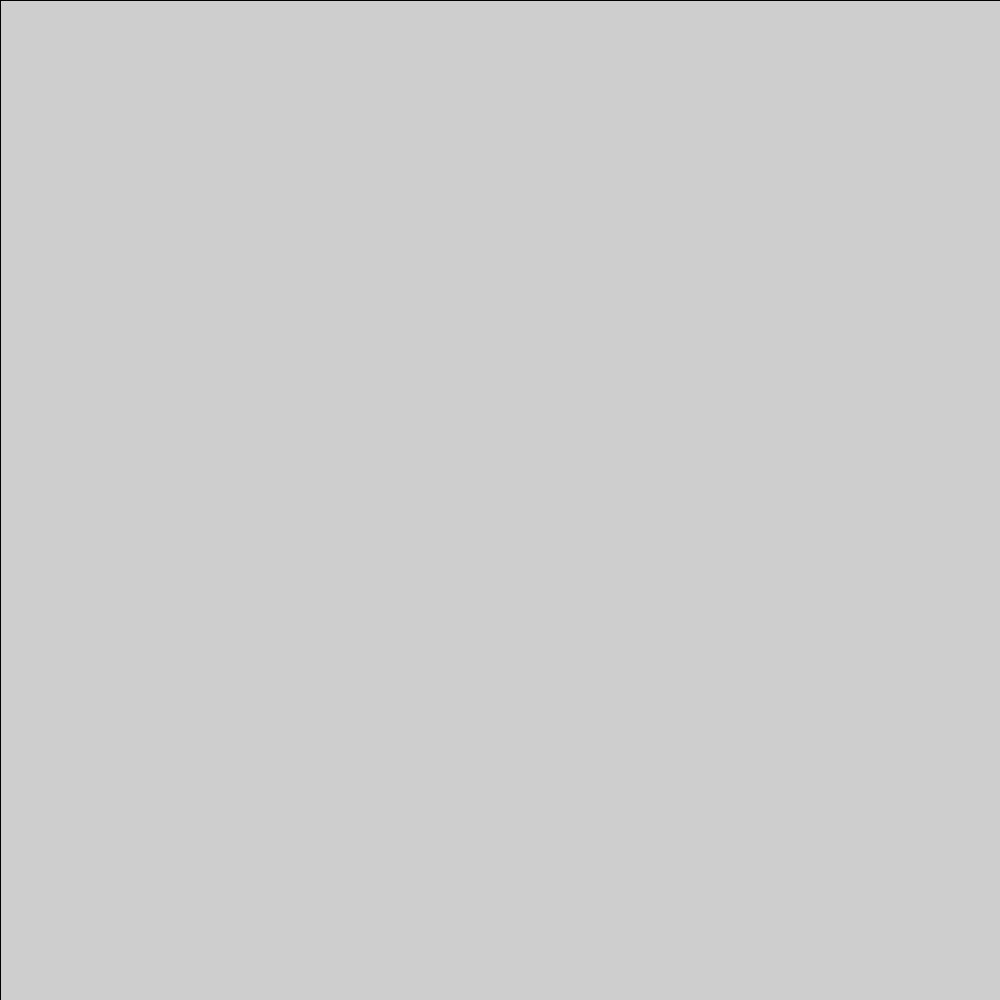
Frame 1 (no input)
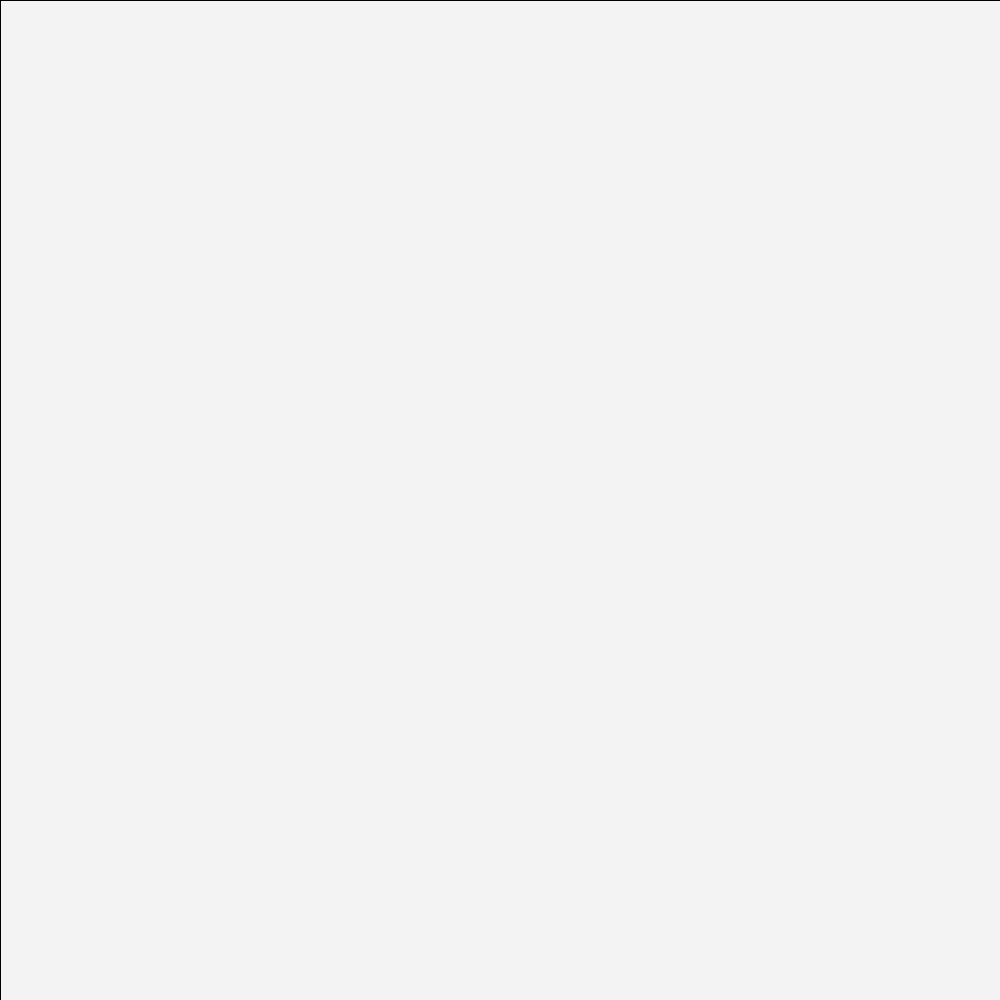
Frame 60 (the mouse pressed at the canvas centre just before this capture)
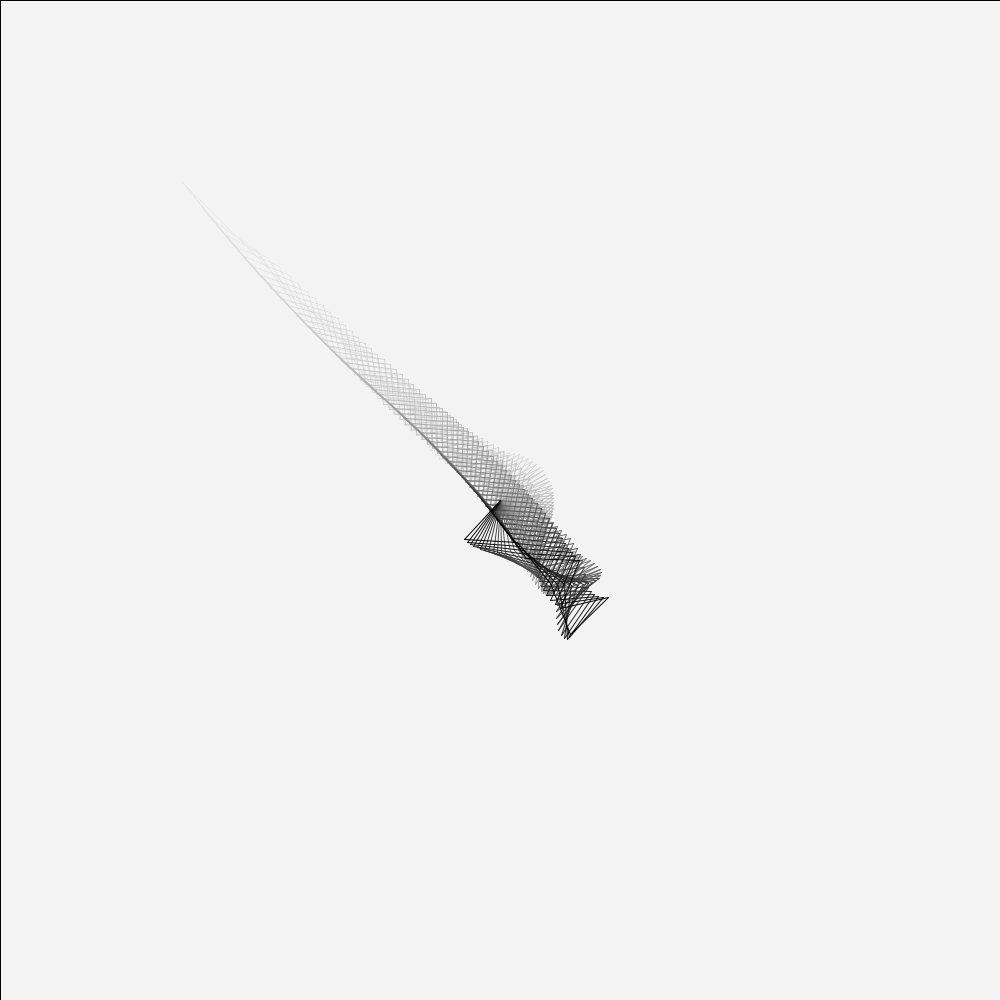
Frame 120 (the mouse held since frame 60 and released just before this capture)

The Processing sketch that drew these frames (run headless with seeded random() and noise(); from frame 60 on, the mouse is pressed at the canvas centre):

// Processing sketch: Chains
// ── Chains.pde

final int nchain = 10;
float sl = 50;

float dinamic = 0.1;


void setup(){
size(1000,1000,JAVA2D);
stroke(0,255);
fill(255,10);
smooth();
}

void draw(){
//background(200);
rect(0,0,1000,1000);
//chainSimple.paint();
//chainRail.paint();
chainChaotic.paint();

}

// ── CainSimple.pde
//=========================================================//
//                      CHAIN                              //
//=========================================================//

class Chain{
float[] x = new float[nchain ];
float[] y = new float[nchain ];
float[] ox = new float[nchain ];
float[] oy = new float[nchain ];

void update(){
 for(int i=1;i<nchain ;i++){
 float dx=x[i]-x[i-1];
 float dy=y[i]-y[i-1];
 float r = sqrt(dx*dx+dy*dy);
// println(x[i]+" "+y[i]);
// println(dx+" "+dy);
 dx/=(r+0.001);dy/=(r+0.001);
 // ideal
 x[i] = x[i-1] + dx*sl;
 y[i] = y[i-1] + dy*sl;

 }

}

void paint(){
x[0]=mouseX;y[0]=mouseY;
//println(mouseX+" "+mouseY);
update();

point(x[0],y[0]);
for(int i=1;i<nchain ;i++){     line(x[i],y[i],x[i-1],y[i-1]);   }
for(int i=0;i<nchain ;i++){     ox[i] = x[i];oy[i] = y[i];       }
}

}

Chain chainSimple = new Chain(); 

// ── ChainChaotic.pde
class ChainChaotic extends Chain{
  
void update(){
 int sig=1;
 for(int i=1;i<nchain-1;i++){
 sig=-sig;
 float dx=x[i]-x[i-1];
 float dy=y[i]-y[i-1];
 float r = sqrt(dx*dx+dy*dy);
 dx/=(r+0.001);dy/=(r+0.001);
 
 float dx2=x[i+1]-x[i];
 float dy2=y[i+1]-y[i];
 float r2 = sqrt(dx2*dx2+dy2*dy2);
 dx2/=(r2+0.001);dy2/=(r2+0.001);
 x[i] = x[i-1] + (dx+sig*dinamic*dx2)*sl;
 y[i] = y[i-1] + (dy-sig*dinamic*dy2)*sl;

 }
 
 float dx=x[nchain-1]-x[nchain-2];
 float dy=y[nchain-1]-y[nchain-2];
 float r = sqrt(dx*dx+dy*dy);
 dx/=(r+0.001);dy/=(r+0.001);
 x[nchain-1] = x[nchain-2] + dx*sl;
 y[nchain-1] = y[nchain-2] + dy*sl;
 

}

}



ChainChaotic chainChaotic = new ChainChaotic(); 

// ── ChainRail.pde


class ChainRail extends Chain{
  
void update(){
 for(int i=1;i<nchain-1;i++){
 float dx=x[i]-x[i-1];
 float dy=y[i]-y[i-1];
 float r = sqrt(dx*dx+dy*dy);
 dx/=(r+0.001);dy/=(r+0.001);
 
 float dx2=x[i+1]-x[i];
 float dy2=y[i+1]-y[i];
 float r2 = sqrt(dx2*dx2+dy2*dy2);
 dx2/=(r2+0.001);dy2/=(r2+0.001);
 x[i] = x[i-1] + (dx+dinamic*dx2)*sl;
 y[i] = y[i-1] + (dy+dinamic*dy2)*sl;

 }
 
 float dx=x[nchain-1]-x[nchain-2];
 float dy=y[nchain-1]-y[nchain-2];
 float r = sqrt(dx*dx+dy*dy);
 dx/=(r+0.001);dy/=(r+0.001);
 x[nchain-1] = x[nchain-2] + dx*sl;
 y[nchain-1] = y[nchain-2] + dy*sl;
 

}

}



ChainRail chainRail = new ChainRail(); 
